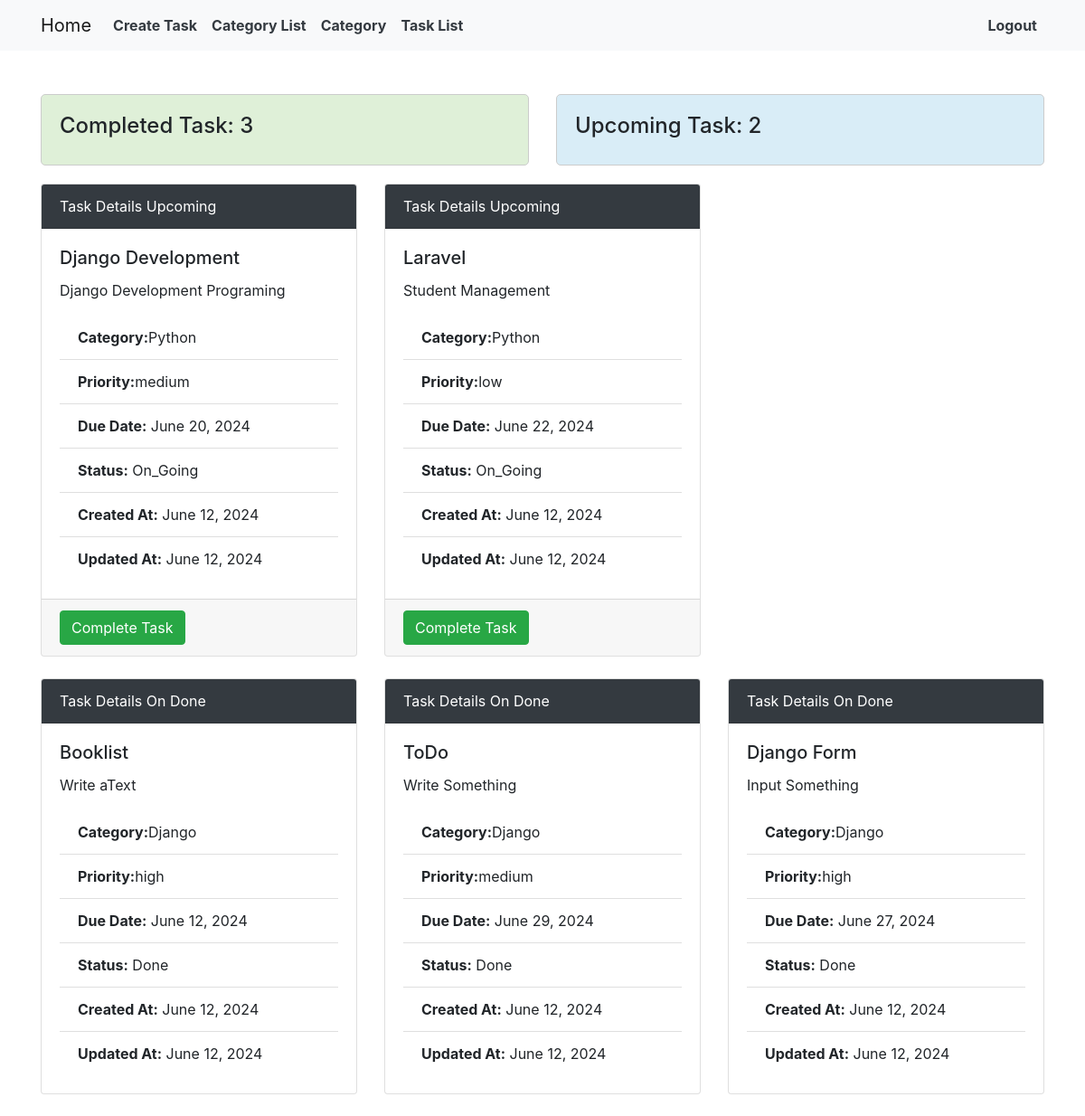
Page /dashboardPage/ (signed in) on the committed database.
### myApp/models.py (models this page shows, shortened)
class TaskModel(models.Model):
    PRIORITY=[
        ("high","High"),
        ("medium","Medium"),
        ("low","Low"),
    ]
    category=models.ForeignKey(CategoryModel,on_delete=models.CASCADE,null=True)
    priority=models.CharField(choices=PRIORITY,max_length=100,null=True)
    TaskName=models.CharField(max_length=100,null=True)
    description=models.TextField(max_length=500,null=True)
    due_date=models.DateField(null=True)
    status=models.CharField(max_length=100,default="On_Going",null=True)
    completed_date=models.DateField(null=True)
    create_at=models.DateField(auto_now_add=True,null=True)
    update_at=models.DateField(auto_now=True,null=True)
    class Meta:
        unique_together = ["category", "TaskName"]

class CategoryModel(models.Model):
    user=models.ForeignKey(customUser,on_delete=models.CASCADE,null=True)
    CategoryName=models.CharField(max_length=100,null=True)
    create_at=models.DateField(auto_now_add=True,null=True)
    update_at=models.DateField(auto_now=True,null=True)

### myProject/views.py (the view)
# urls.py: path('dashboardPage/', dashboardPage,name="dashboardPage"),
@login_required
def dashboardPage(request):
    task_upcoming = TaskModel.objects.filter(due_date__gt=date.today())
    done = TaskModel.objects.filter(status='Done')
    upcoming_count = TaskModel.objects.filter(status='On_Going').count()
    done_count = TaskModel.objects.filter(status='Done').count()
    context = {
        'task_upcoming': task_upcoming,
        'upcoming_count': upcoming_count,
        'done_count': done_count,
        'done': done
    }
    return render(request,"dashboardpage.html", context)

### Template/dashboardpage.html (shortened to what this page needs)
{% extends 'base.html' %}
{% block content %}
<!DOCTYPE html>
<html lang="en">
<head>
  <link rel="stylesheet" href="https://stackpath.bootstrapcdn.com/bootstrap/4.5.2/css/bootstrap.min.css">
</head>
<body>
  <div class="container mt-5">
    <div class="row">
        <div class="col-md-6">
            <div class="box completed">
              <h4>Completed Task: {{done_count}}</h4>
            </div>
        </div>
        <div class="col-md-6">
            <div class="box upcoming">
              <h4>Upcoming Task: {{upcoming_count}}</h4>
            </div>
        </div>
    </div>
    <div class="row">
        {% for i in task_upcoming %}
            {% if i.status != 'Done' %}
            <div class="col-md-4">
                <div class="card mb-4">
                <div class="card-header bg-dark text-white">
                    Task Details Upcoming
                </div>
                <div class="card-body">
                    <h5 class="card-title">{{i.TaskName}}</h5>
                    <p class="card-text">{{i.description}}</p>
                    <ul class="list-group list-group-flush">
                    <li class="list-group-item"><strong>Category:</strong>{{i.category.CategoryName}}</li>
                    <li class="list-group-item"><strong>Priority:</strong>{{i.priority}}</li>
                    <li class="list-group-item"><strong>Due Date:</strong> {{i.due_date}}</li>
                    <li class="list-group-item"><strong>Status:</strong> {{i.status}}</li>
                    <li class="list-group-item"><strong>Created At:</strong> {{i.create_at}}</li>
                    <li class="list-group-item"><strong>Updated At:</strong> {{i.update_at}}</li>
                    </ul>
                </div>
                <div class="card-footer text-muted">
                    <a href="{% url 'dash_finishTaskPage' i.id %}" class="btn btn-success">Complete Task</a>
                </div>
                </div>
            </div>
            {% endif %}
        {% endfor %}
    </div>
    <div class="row">
        {% for i in done %}
        <div class="col-md-4">
            <div class="card mb-4">
            <div class="card-header bg-dark text-white">
                Task Details On Done
            </div>
            <div class="card-body">
                <h5 class="card-title">{{i.TaskName}}</h5>
                <p class="card-text">{{i.description}}</p>
                <ul class="list-group list-group-flush">
                <li class="list-group-item"><strong>Category:</strong>{{i.category.CategoryName}}</li>
                <li class="list-group-item"><strong>Priority:</strong>{{i.priority}}</li>
                <li class="list-group-item"><strong>Due Date:</strong> {{i.due_date}}</li>
                <li class="list-group-item"><strong>Status:</strong> {{i.status}}</li>
                <li class="list-group-item"><strong>Created At:</strong> {{i.create_at}}</li>
                <li class="list-group-item"><strong>Updated At:</strong> {{i.update_at}}</li>
                </ul>
            </div>
            </div>
        </div>
        {% endfor %}
    </div>
  </div>
</body>
</html>
{% endblock content %}

### Template/base.html (shortened to what this page needs)
<!DOCTYPE html>
<html>
<head>
    <link href="https://stackpath.bootstrapcdn.com/bootstrap/4.5.2/css/bootstrap.min.css" rel="stylesheet">
</head>
<body>
{% include 'navbar.html' %}
{% block content %}
{% endblock content %}
</body>
</html>

### Template/navbar.html (shortened to what this page needs)
<!DOCTYPE html>
<html lang="en">
<head>
  <link href="https://stackpath.bootstrapcdn.com/bootstrap/4.5.2/css/bootstrap.min.css" rel="stylesheet">
</head>
<body>
  <nav class="navbar navbar-expand-lg navbar-light bg-light">
    <div class="container">
      <a class="navbar-brand" href="{% url 'dashboardPage' %}">Home</a>
      <div class="collapse navbar-collapse" id="navbarSupportedContent">
        <ul class="navbar-nav mr-auto">
          <li class="nav-item">
            <a class="nav-link font-weight-bold text-dark" href="{% url 'createTaskPage' %}">Create Task</a>
          </li>
          <li class="nav-item">
            <a class="nav-link font-weight-bold text-dark" href="{% url 'categorylist' %}">Category List</a>
          </li>
          <li class="nav-item">
            <a class="nav-link font-weight-bold text-dark" href="{% url 'categoryPage' %}">Category</a>
          </li>
          <li class="nav-item">
            <a class="nav-link font-weight-bold text-dark" href="{% url 'taskList' %}">Task List</a>
          </li>
        </ul>
        <ul class="navbar-nav ml-auto">
          <li class="nav-item">
            <a class="nav-link font-weight-bold text-dark" href="{% url 'logoutPage' %}">Logout</a>
          </li>
        </ul>
      </div>
    </div>
  </nav>
</body>
</html>

### Template/dashboardpage.html (style rules this page uses)
.box { border: 1px solid #ccc; padding: 20px; margin-bottom: 20px; border-radius: 5px; }
.completed { background-color: #dff0d8; }
.upcoming { background-color: #d9edf7; }

### rows in the picture
TaskModel: TaskName "Django Development", description "Django Development Programing", category.CategoryName "Python", priority "medium", due_date "June 20, 2024", status "On_Going", create_at "June 12, 2024", update_at "June 12, 2024"
TaskModel: TaskName "Laravel", description "Student Management", category.CategoryName "Python", priority "low", due_date "June 22, 2024", status "On_Going", create_at "June 12, 2024", update_at "June 12, 2024"
TaskModel: TaskName "Booklist", description "Write aText", category.CategoryName "Django", priority "high", due_date "June 12, 2024", status "Done", create_at "June 12, 2024", update_at "June 12, 2024"
TaskModel: TaskName "ToDo", description "Write Something", category.CategoryName "Django", priority "medium", due_date "June 29, 2024", status "Done", create_at "June 12, 2024", update_at "June 12, 2024"
TaskModel: TaskName "Django Form", description "Input Something", category.CategoryName "Django", priority "high", due_date "June 27, 2024", status "Done", create_at "June 12, 2024", update_at "June 12, 2024"

### other values in the picture
{{ done_count }} "3"
{{ upcoming_count }} "2"
